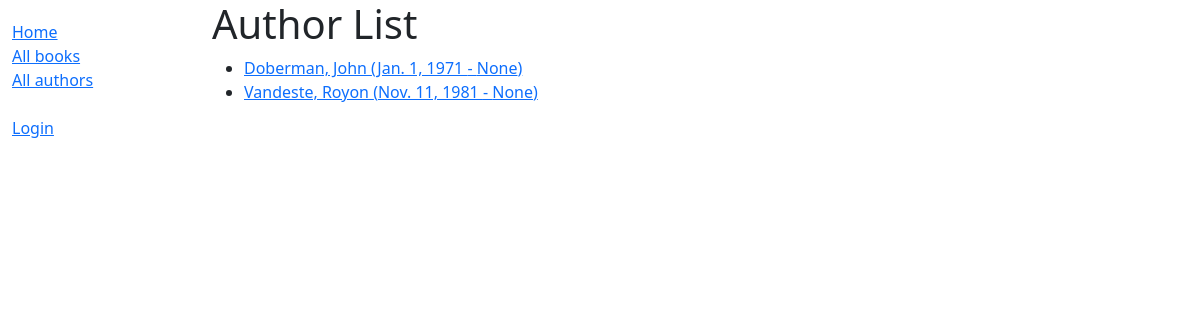
The app's page /catalog/authors/, older data.
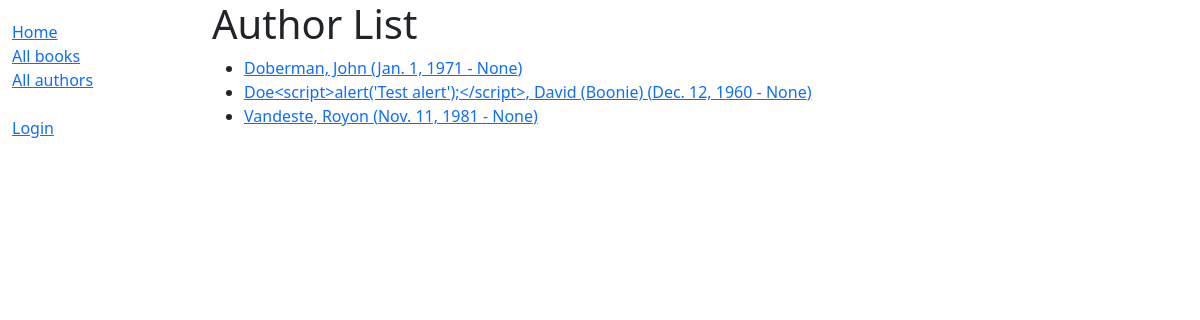
The same page, newer data.
### catalog/models.py (models this page shows)
class Author(models.Model):
    first_name = models.CharField(max_length=100)
    last_name = models.CharField(max_length=100)
    date_of_birth = models.DateField(null=True, blank=True)
    date_of_death = models.DateField('died', null=True, blank=True)
    class Meta:
        ordering = ['last_name', 'first_name']
    def get_absolute_url(self):
        return reverse('author-detail', args=[str(self.id)])
    def __str__(self):
        return f'{self.last_name}, {self.first_name}'

### catalog/views.py (the view)
# urls.py: path('authors/', views.AuthorListView.as_view(), name='authors'),
class AuthorListView(ListView):
    model = Author
    paginate_by = 10

### catalog/templates/catalog/author_list.html
{% extends 'base_generic.html' %} {% block content %}
<h1>Author List</h1>
{% if author_list %}
<ul>
  {% for author in author_list %}
  <li>
    <a href="{{ author.get_absolute_url }}"
      >{{ author }} ({{ author.date_of_birth }} - {{ author.date_of_death }})
    </a>
  </li>
  {% endfor %}
</ul>
{% else %}
<p>There are no authors in the library.</p>
{% endif %} {% endblock %}

Row changes from the older to the newer data that the page shows:
added Author: last_name+first_name "Doe<script>alert('Test alert');</script>, David (Boonie)", date_of_birth "Dec. 12, 1960", date_of_death "None"
